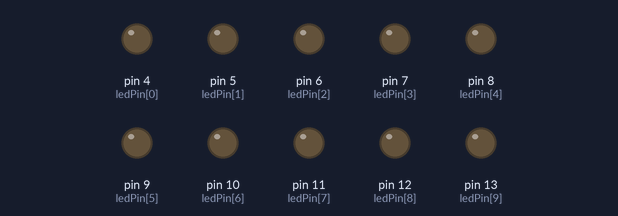
The sketch below on a simulated Arduino Uno, built with avr-gcc and run on an emulated ATmega328P. Shown: output pins drawn as LEDs (lit = HIGH).

Above: at 0.02 s.
At 0.38 s:
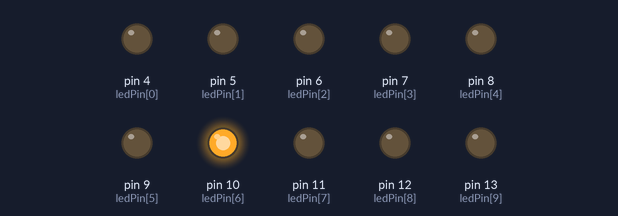
At 0.74 s:
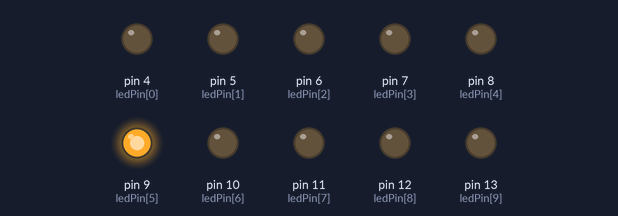
At 1.45 s:
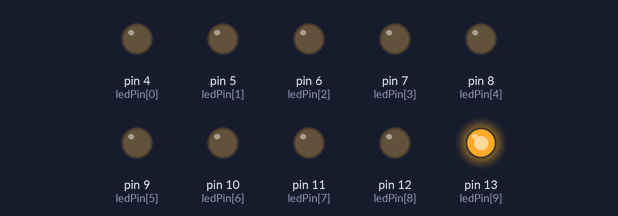
At 2.12 s:
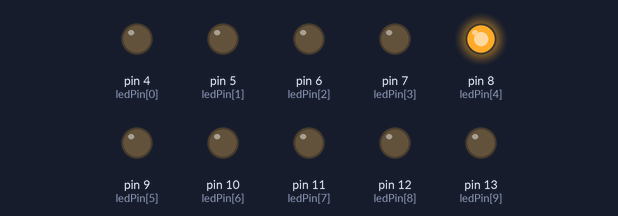
At 2.94 s:
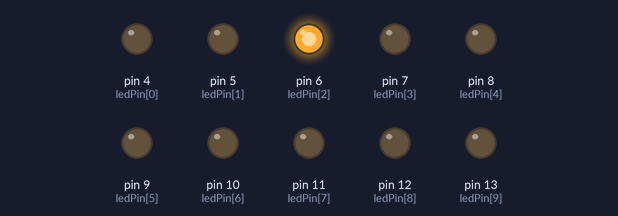
Timing chart, 0 to 3.2 s (numbered marks = the images above):
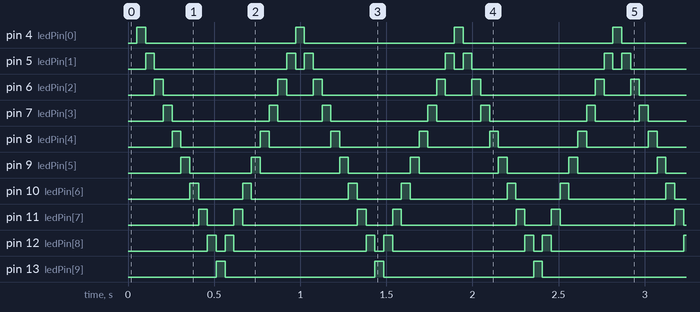

The sketch:

kit_knight_rider_10LED_array_iteration_1.ino
```cpp
/* Arduino Projects for Dummies
 * by Brock Craft
 *
 * Chapter 4: The All-Seeing Eye
 * Sequentially lights up a series of LEDs
 *
 * v0.3 02.02.2015
 * Changed delayTime variable so that is is consistent with the
 * text of the book. (Used to be timeDelay.)
 * v0.2 03.07.2013
 * Fixed error: timeChanged = millis(); not within if loop brackets
 */

// A variable to set a delay time between each LED
int delayTime = 50;

// A variable to store which LED we are currently working on
int currentLED = 0;

// A variable to store the direction of travel of LEDs
int dir = 1;

// A variable to store the last time we changed something
unsigned long timeChanged = 0;

// Create an array to hold the value for each LED pin
byte ledPin[] = {
  4, 5, 6, 7, 8, 9, 10, 11, 12, 13};

void setup() {
  // Set all pins for OUTPUT  with a counter
  for (int x=0; x<10; x++) {
    pinMode(ledPin[x], OUTPUT);
  }

  // Set all pins for OUTPUT iterating a pointer
  // byte *ptr = ledPin ;
  // while (*ptr) {
  //   pinMode(*ptr++, OUTPUT);
  // }

  // Set up the
  timeChanged = millis();
}

void loop() {
  // Check whether it has been long enough
  if ((millis() - timeChanged) > delayTime) {
    // Turn off all of the LEDs, see next comment
    for (int x=0; x<10; x++) {
      digitalWrite(ledPin[x], LOW);
    }
    // Turning off just one LED instead on 10 would be more efficient
    // digitalWrite(ledPin[currentLED - dir], LOW);

    // Turn on the current LED
    digitalWrite(ledPin[currentLED], HIGH);

    // Increment by the direction value
    currentLED += dir;

    // If we are at the end of a row, change direction
    if (currentLED == 9) {
      dir = -1;
    }
    if (currentLED == 0) {
      dir = 1;
    }

    // Let's change the speed wit a Pot on pin A5
    // delayTime = map(analogRead(5),0,1024,20,5 00);
    // delay(2);

    // Store the current time as the time we last changed LEDs
    timeChanged = millis();
  }
}
```

Measured:
- by itself, pin 4 (ledPin[0]), pin 13 (ledPin[9]): alternates HIGH for 0.05 s and LOW for 0.87 s
- by itself, pin 5 (ledPin[1]): repeats every 0.92 s: LOW 0.77 s, HIGH 0.05 s, LOW 0.05 s, HIGH 0.05 s
- by itself, pin 6 (ledPin[2]): repeats every 0.92 s: LOW 0.67 s, HIGH 0.05 s, LOW 0.15 s, HIGH 0.05 s
- by itself, pin 7 (ledPin[3]): repeats every 0.92 s: LOW 0.56 s, HIGH 0.05 s, LOW 0.26 s, HIGH 0.05 s
- by itself, pin 8 (ledPin[4]): repeats every 0.92 s: LOW 0.46 s, HIGH 0.05 s, LOW 0.36 s, HIGH 0.05 s
- by itself, pin 9 (ledPin[5]): repeats every 0.92 s: LOW 0.36 s, HIGH 0.05 s, LOW 0.46 s, HIGH 0.05 s
- by itself, pin 10 (ledPin[6]): repeats every 0.92 s: LOW 0.26 s, HIGH 0.05 s, LOW 0.56 s, HIGH 0.05 s
- by itself, pin 11 (ledPin[7]): repeats every 0.92 s: LOW 0.15 s, HIGH 0.05 s, LOW 0.67 s, HIGH 0.05 s
